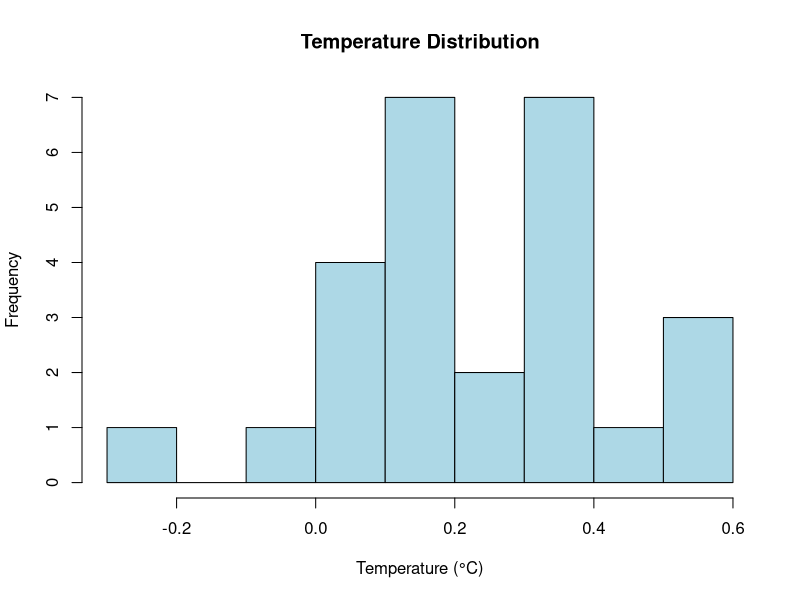
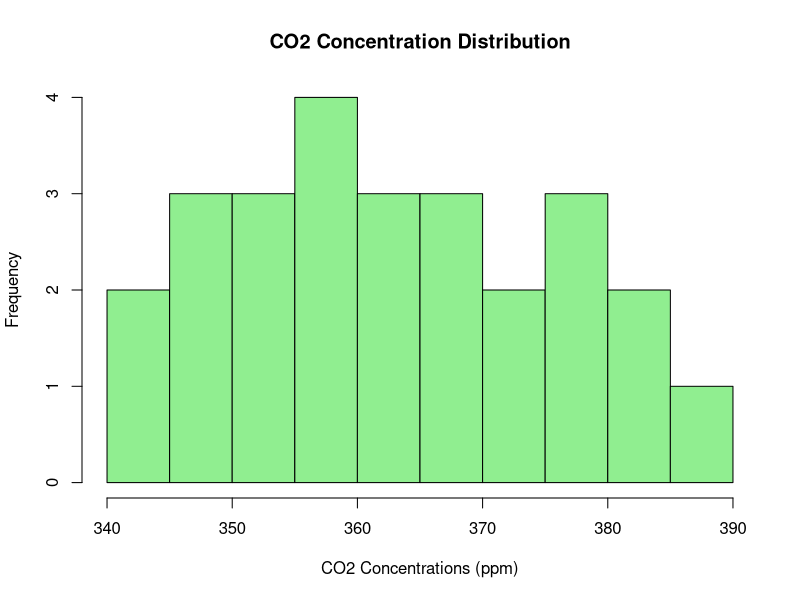
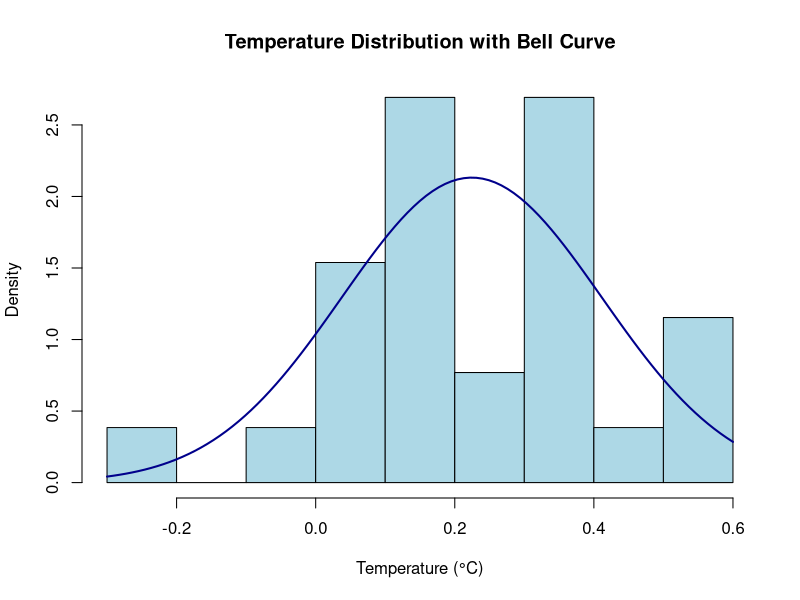
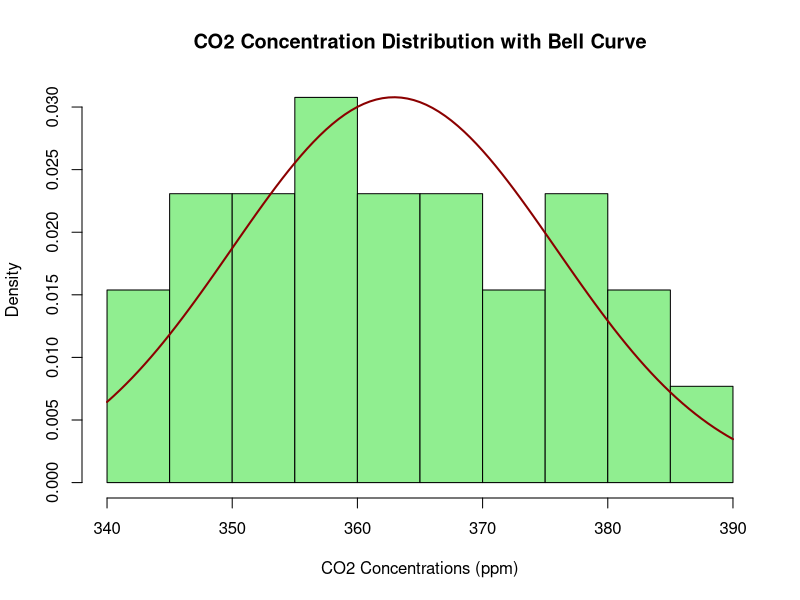
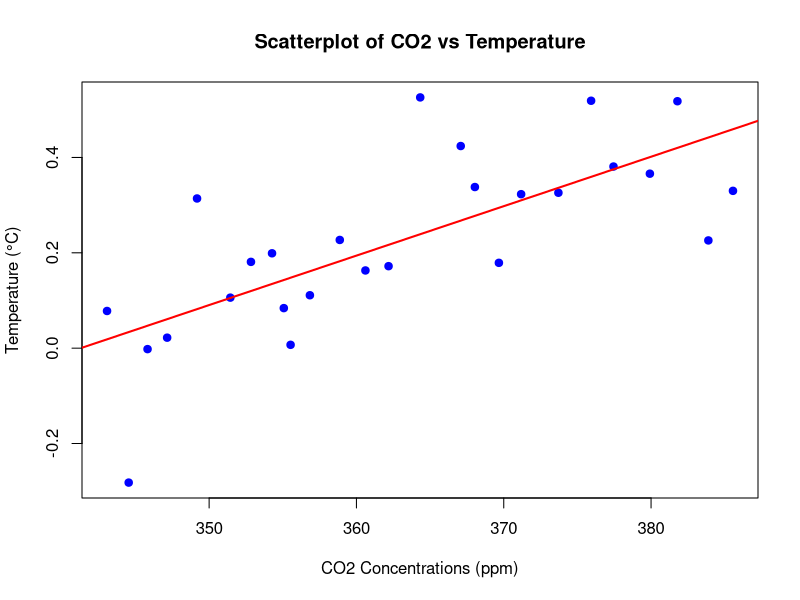

These charts were generated, in order, by the following R code:
# Load necessary library
library(readr) # If you are using CSV files
library(dplyr) # For data manipulation (optional, but useful)

# Read the dataset
carbon_segment <- read.csv("carbon-segment.csv")

# Display the first few rows of the dataset to confirm it's loaded correctly
head(carbon_segment)

# Summary of the dataset for a quick overview
summary(carbon_segment)

# View the full dataset in RStudio (opens in a new tab)
View(carbon_segment)

# Calculate mean and median for Temp and CO2
temp_mean <- mean(carbon_segment$Temp, na.rm = TRUE)
print(temp_mean)
temp_median <- median(carbon_segment$Temp, na.rm = TRUE)
print(temp_median)
co2_mean <- mean(carbon_segment$CO2, na.rm = TRUE)
co2_median <- median(carbon_segment$CO2, na.rm = TRUE)

# Display results
cat("Temperature (°C):\n")
cat("Mean:", temp_mean, "\nMedian:", temp_median, "\n\n")

cat("CO₂ Concentrations (ppm):\n")
cat("Mean:", co2_mean, "\nMedian:", co2_median, "\n")

# Define a function to calculate mode
calculate_mode <- function(x) {
  uniq_vals <- unique(x)
  uniq_vals[which.max(tabulate(match(x, uniq_vals)))]
}

#Calculating Modes
# Calculate and display the modes for Temp and CO2
temp_mode <- calculate_mode(carbon_segment$Temp)
co2_mode <- calculate_mode(carbon_segment$CO2)

cat("Mode of Temperature (°C):", temp_mode, "\n")
cat("Mode of CO₂ Concentrations (ppm):", co2_mode, "\n")


#Inspecting the Distribution
# Save Temperature histogram as a PNG file
png("temperature_histogram.png", width = 800, height = 600) # Set file name and resolution
hist(
  carbon_segment$Temp,
  main = "Temperature Distribution",
  xlab = "Temperature (°C)",
  col = "lightblue",
  border = "black",
  breaks = 10
)
dev.off() # Close the PNG device

# Save CO2 histogram as a PNG file
png("co2_histogram.png", width = 800, height = 600) # Set file name and resolution
hist(
  carbon_segment$CO2,
  main = "CO2 Concentration Distribution",
  xlab = "CO2 Concentrations (ppm)",
  col = "lightgreen",
  border = "black",
  breaks = 10
)
dev.off() # Close the PNG device

# Inspecting the Distribution with Bell Curve Overlay
# Save Temperature histogram as a PNG file with a bell-shaped curve
png("temperature_histogram_with_bell_curve.png", width = 800, height = 600) # Set file name and resolution
hist(
  carbon_segment$Temp,
  main = "Temperature Distribution with Bell Curve",
  xlab = "Temperature (°C)",
  col = "lightblue",
  border = "black",
  breaks = 10,
  freq = FALSE # Set to FALSE to plot density instead of frequency
)
curve(
  dnorm(x, mean = mean(carbon_segment$Temp, na.rm = TRUE), sd = sd(carbon_segment$Temp, na.rm = TRUE)),
  col = "darkblue",
  lwd = 2,
  add = TRUE
) # Add the normal distribution curve
dev.off() # Close the PNG device

# Save CO2 histogram as a PNG file with a bell-shaped curve
png("co2_histogram_with_bell_curve.png", width = 800, height = 600) # Set file name and resolution
hist(
  carbon_segment$CO2,
  main = "CO2 Concentration Distribution with Bell Curve",
  xlab = "CO2 Concentrations (ppm)",
  col = "lightgreen",
  border = "black",
  breaks = 10,
  freq = FALSE # Set to FALSE to plot density instead of frequency
)
curve(
  dnorm(x, mean = mean(carbon_segment$CO2, na.rm = TRUE), sd = sd(carbon_segment$CO2, na.rm = TRUE)),
  col = "darkred",
  lwd = 2,
  add = TRUE
) # Add the normal distribution curve
dev.off() # Close the PNG device

# Scatterplot with trendline
png("ScatterPlot With Trendline.png", width = 800, height = 600) # Set file name and resolution
plot(carbon_segment$CO2, carbon_segment$Temp, 
     main = "Scatterplot of CO2 vs Temperature", 
     xlab = "CO2 Concentrations (ppm)", 
     ylab = "Temperature (°C)", 
     pch = 19, col = "blue")

# Add a trendline
abline(lm(carbon_segment$Temp ~ carbon_segment$CO2), col = "red", lwd = 2)

dev.off() # Close the PNG device


 